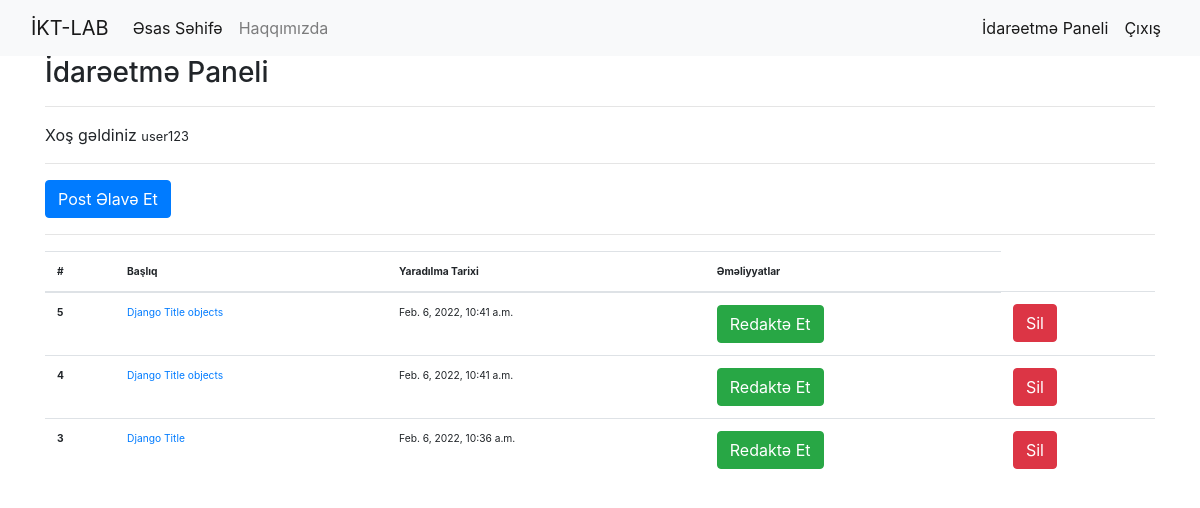
Before: /articles/dashboard/ (signed in) with the older database file.
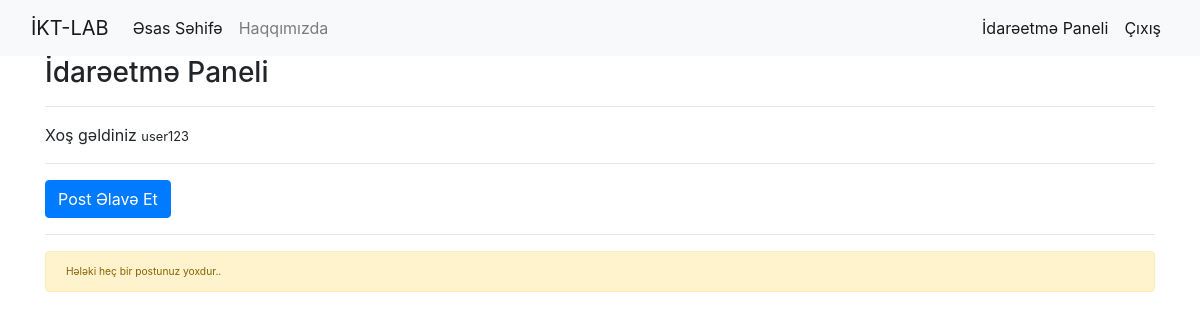
After: the same page with the newer database file.
### article/models.py (models this page shows, shortened)
class Article(models.Model):
    author = models.ForeignKey("auth.User", on_delete=models.CASCADE, verbose_name="Yazar")
    title = models.CharField(max_length=50, verbose_name="Başlıq")
    content = RichTextField()
    created_date = models.DateTimeField(auto_now_add=True, verbose_name="Yaradılma tarixi")
    article_image = models.FileField(blank=True, null=True, verbose_name="Şəkil")
    class Meta:
        ordering = ['-created_date']

### article/views.py (the view)
# urls.py: path('dashboard/', views.dashboard, name="dashboard"),
@login_required(login_url='user:login')
def dashboard(request):
    articles = Article.objects.filter(author=request.user)
    context = {
        "articles": articles,
    }
    return render(request, "dashboard.html", context)

### templates/dashboard.html
{% extends 'layout.html' %}
{% block body %}
<h3> İdarəetmə Paneli </h3>
<hr>
<p> Xoş gəldiniz <small>{{ request.user.username }}<small></p>
<hr>
<a href="/articles/add_article" class="btn btn-primary">Post Əlavə Et</a>
<hr>
{% if articles %}
<table class="table">
    <thead>
      <tr>
        <th scope="col">#</th>
        <th scope="col">Başlıq</th>
        <th scope="col">Yaradılma Tarixi</th>
        <th scope="col">Əməliyyatlar</th>
      </tr>
    </thead>
    <tbody>
    {% for article in articles %}
        <tr>
            <th scope="row">{{article.id}}</th>
            <td> <a href="/articles/detail/{{article.id}}">{{article.title}}</a></td>
            <td>{{article.created_date}}</td>
            <td><a href="/articles/edit/{{article.id}}" class="btn btn-success">Redaktə Et</a></td>
            <td><a href="/articles/delete/{{article.id}}" class="btn btn-danger">Sil</a></td>
        </tr>
    {% endfor %}
    </tbody>
  </table>
{% else %}
  <div class="alert alert-warning">
    Hələki heç bir postunuz yoxdur..
  </div>
{% endif %}
{% endblock body %}

Changed rows visible on the page:
removed Article: id "5", title "Django Title objects", created_date "Feb. 6, 2022, 10:41 a.m."
removed Article: id "4", title "Django Title objects", created_date "Feb. 6, 2022, 10:41 a.m."
removed Article: id "3", title "Django Title", created_date "Feb. 6, 2022, 10:36 a.m."
Other visible differences:
text no longer shown: "# Başlıq Yaradılma Tarixi Əməliyyatlar"
text now shown: "Hələki heç bir postunuz yoxdur.."
